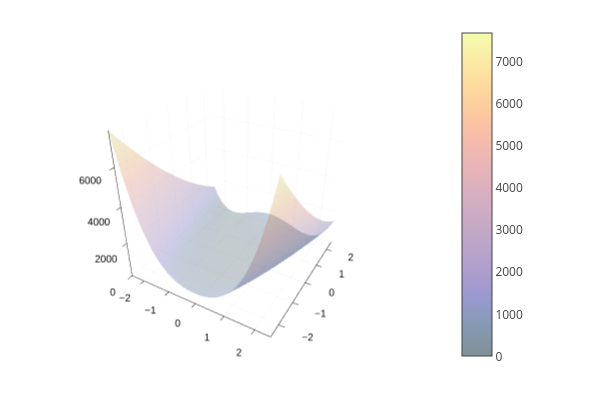

The notebook cell this image was saved under:
### Code cell
f(x) = (1.0 - x[1])^2 + 100.0*(x[2] - x[1]^2)^2

x0 = [0, 0]

x = -2.5:0.1:2.5
y = -2.5:0.1:2.5


plt = surface(x, y, (x, y) -> f([x, y]), color=:thermal, alpha=0.5, legend=true)

### Figure 1 — Plotly figure (JSON) as saved in the notebook; plotly's stock layout.template omitted (floating-point values rounded to 4 significant figures; data arrays with more than 128 entries replaced by an {"elided": "..."} marker saying what was removed)
{"data": [{"colorbar": {"len": 0.9525, "title": "", "x": 0.7541, "y": 0.5139}, "colorscale": {"elided": "256x2 mixed values"}, "name": "y1", "opacity": 0.5, "scene": "scene", "showlegend": false, "showscale": true, "type": "surface", "x": [-2.5, -2.4, -2.3, -2.2, -2.1, -2, -1.9, -1.8, -1.7, -1.6, -1.5, -1.4, -1.3, -1.2, -1.1, -1, -0.9, -0.8, -0.7, -0.6, -0.5, -0.4, -0.3, -0.2, -0.1, 0, 0.1, 0.2, 0.3, 0.4, 0.5, 0.6, 0.7, 0.8, 0.9, 1, 1.1, 1.2, 1.3, 1.4, 1.5, 1.6, 1.7, 1.8, 1.9, 2, 2.1, 2.2, 2.3, 2.4, 2.5], "xaxis": "x", "y": [-2.5, -2.4, -2.3, -2.2, -2.1, -2, -1.9, -1.8, -1.7, -1.6, -1.5, -1.4, -1.3, -1.2, -1.1, -1, -0.9, -0.8, -0.7, -0.6, -0.5, -0.4, -0.3, -0.2, -0.1, 0, 0.1, 0.2, 0.3, 0.4, 0.5, 0.6, 0.7, 0.8, 0.9, 1, 1.1, 1.2, 1.3, 1.4, 1.5, 1.6, 1.7, 1.8, 1.9, 2, 2.1, 2.2, 2.3, 2.4, 2.5], "yaxis": "y", "z": {"elided": "51x51 float values"}, "zaxis": "z", "zmax": 7668.0, "zmin": 0}], "layout": {"annotations": [], "height": 400, "legend": {"bgcolor": "rgba(255, 255, 255, 1.000)", "bordercolor": "rgba(0, 0, 0, 1.000)", "borderwidth": 1, "font": {"color": "rgba(0, 0, 0, 1.000)", "family": "sans-serif", "size": 11}, "title": {"font": {"color": "rgba(0, 0, 0, 1.000)", "family": "sans-serif", "size": 15}, "text": ""}, "tracegroupgap": 0, "traceorder": "normal", "x": 1, "xanchor": "auto", "y": 1, "yanchor": "auto"}, "margin": {"b": 20, "l": 0, "r": 0, "t": 20}, "paper_bgcolor": "rgba(255, 255, 255, 1.000)", "plot_bgcolor": "rgba(255, 255, 255, 1.000)", "scene": {"camera": {"eye": {"x": 1.126, "y": -1.95, "z": 1.3}, "projection": "orthographic"}, "domain": {"x": [0.03619, 0.7541], "y": [0.03762, 0.9902]}, "xaxis": {"gridcolor": "rgba(0, 0, 0, 0.100)", "gridwidth": 0.5, "linecolor": "rgba(0, 0, 0, 1.000)", "mirror": false, "range": [-2.5, 2.5], "showgrid": true, "showline": true, "showticklabels": true, "tickangle": 0, "tickcolor": "rgb(0, 0, 0)", "tickfont": {"color": "rgba(0, 0, 0, 1.000)", "family": "sans-serif", "size": 11}, "tickmode": "array", "ticks": "inside", "ticktext": ["−2", "−1", "0", "1", "2"], "tickvals": [-2, -1, 0, 1, 2], "title": "", "titlefont": {"color": "rgba(0, 0, 0, 1.000)", "family": "sans-serif", "size": 15}, "type": "-", "visible": true, "zeroline": false, "zerolinecolor": "rgba(0, 0, 0, 1.000)"}, "yaxis": {"gridcolor": "rgba(0, 0, 0, 0.100)", "gridwidth": 0.5, "linecolor": "rgba(0, 0, 0, 1.000)", "mirror": false, "range": [-2.5, 2.5], "showgrid": true, "showline": true, "showticklabels": true, "tickangle": 0, "tickcolor": "rgb(0, 0, 0)", "tickfont": {"color": "rgba(0, 0, 0, 1.000)", "family": "sans-serif", "size": 11}, "tickmode": "array", "ticks": "inside", "ticktext": ["−2", "−1", "0", "1", "2"], "tickvals": [-2, -1, 0, 1, 2], "title": "", "titlefont": {"color": "rgba(0, 0, 0, 1.000)", "family": "sans-serif", "size": 15}, "type": "-", "visible": true, "zeroline": false, "zerolinecolor": "rgba(0, 0, 0, 1.000)"}, "zaxis": {"gridcolor": "rgba(0, 0, 0, 0.100)", "gridwidth": 0.5, "linecolor": "rgba(0, 0, 0, 1.000)", "mirror": false, "range": [0, 7668.0], "showgrid": true, "showline": true, "showticklabels": true, "tickangle": 0, "tickcolor": "rgb(0, 0, 0)", "tickfont": {"color": "rgba(0, 0, 0, 1.000)", "family": "sans-serif", "size": 11}, "tickmode": "array", "ticks": "inside", "ticktext": ["0", "2000", "4000", "6000"], "tickvals": [0, 2000, 4000, 6000], "title": "", "titlefont": {"color": "rgba(0, 0, 0, 1.000)", "family": "sans-serif", "size": 15}, "type": "-", "visible": true, "zeroline": false, "zerolinecolor": "rgba(0, 0, 0, 1.000)"}}, "showlegend": true, "width": 600}}
